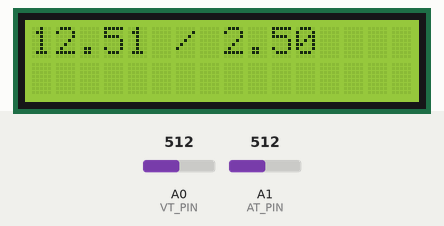
This sketch was run on a simulated Arduino Uno, built with avr-gcc and run on an emulated ATmega328P. Parts: 16×2 character LCD. The test bench sets the inputs (shaded band); at power-on: A0 (VT_PIN) = 512, A1 (AT_PIN) = 512. What the sketch prints to the serial monitor is not drawn.

Above: at 1.7 s.
1.8 s: A0 (VT_PIN) set to 716
At 2.8 s:
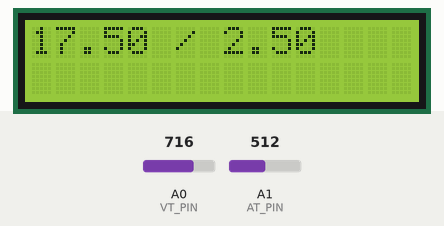
3.6 s: A1 (AT_PIN) set to 716
At 4.9 s:
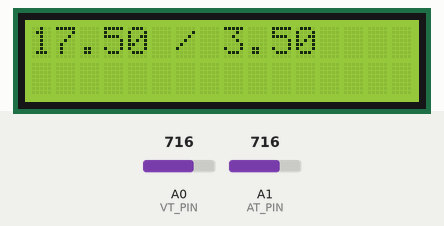
5.2 s: A0 (VT_PIN) set to 900
At 6.1 s:
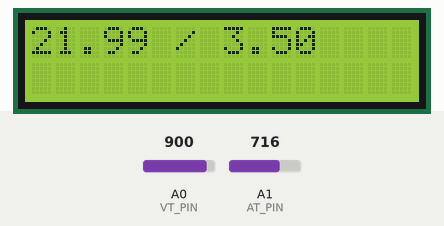
6.7 s: A1 (AT_PIN) set to 900
At 7.1 s:
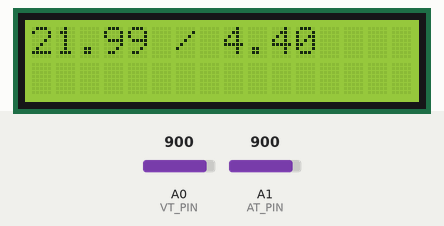
8.3 s: A0 (VT_PIN) set to 1023
At 9.4 s:
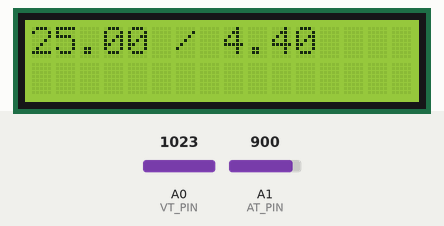
9.9 s: A1 (AT_PIN) set to 1023
At 10.5 s:
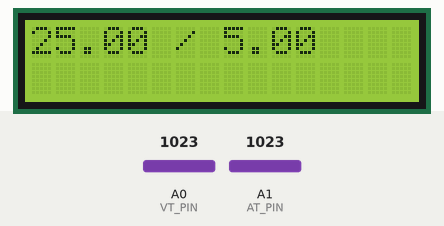
Timing chart, 0 to 12.9 s (numbered marks = the images above; inputs shaded):
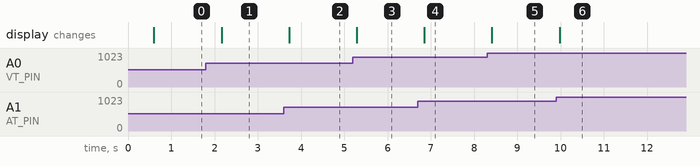

Measured:
- after the input at 1.8 s, the display: changes after 0.36 s (image 1)
- after the input at 3.6 s, the display: changes after 0.13 s (image 2)
- after the input at 5.2 s, the display: changes after 0.09 s (image 3)
- after the input at 6.7 s, the display: changes after 0.15 s (image 4)
- after the input at 8.3 s, the display: changes after 0.11 s (image 5)
- after the input at 9.9 s, the display: changes after 0.08 s (image 6)

The sketch:

VoltageCurrentMeter.ino
```cpp
#include <Wire.h>
#include <LiquidCrystal_I2C.h>

LiquidCrystal_I2C lcd(0x27, 16, 2);

#define VT_PIN A0 // connect VT
#define AT_PIN A1 // connect AT

#define ARDUINO_WORK_VOLTAGE 5.0

void setup()
{
  Serial.begin(9600);

  lcd.init();

  lcd.backlight();

  lcd.setCursor(0,0);
  lcd.print("Starting meter");

  delay(500);
}

void loop()
{
  int vt_temp = analogRead(VT_PIN);
  int at_temp = analogRead(AT_PIN);

  long result;

  // Read 1.1V reference against AVcc
  ADMUX = _BV(REFS0) | _BV(MUX3) | _BV(MUX2) | _BV(MUX1);
  delay(2); // Wait for Vref to settle
  ADCSRA |= _BV(ADSC); // Convert
  while (bit_is_set(ADCSRA,ADSC));
  result = ADCL;
  result |= ADCH<<8;
  result = 1126400L / result; // Back-calculate AVcc in mV
  result = result / 1000;

  double voltage = vt_temp * (result / 1023.0) * 5;
  double current = at_temp * (result / 1023.0);

  Serial.print("A0: ");
  Serial.print(vt_temp);
  Serial.print(" / ");
  Serial.print("A1: ");
  Serial.print(at_temp);

  Serial.print(" ----- ");

  Serial.print(voltage);
  Serial.print(" / ");
  Serial.println(current);

  lcd.clear();
  lcd.setCursor(0,0);
  lcd.print(voltage);
  lcd.print(" / ");
  lcd.println(current);

  delay(500);
}
```
